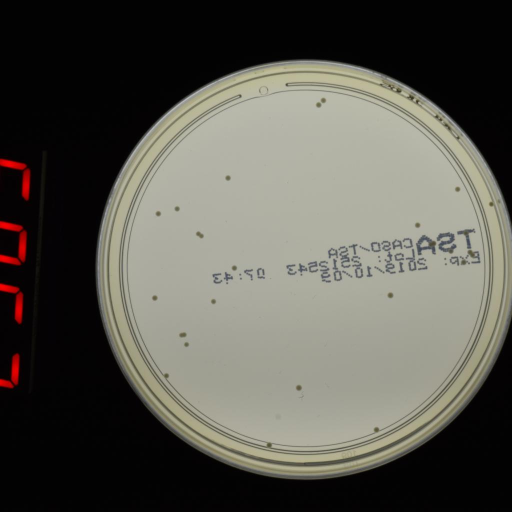
#> input picture images/2019-06-25_02365_nocover.jpg, 1024 x 1024 px, found by its file name (shown at 1/2 size)
$ python main.py images/2019-06-25_02365_nocover.jpg   (older library calls are emulated)
#> lines starting #> are read from the running program, lines starting #| are printed output that depends on the picture; after the words box and inside, x2 and y2 are one past the last pixel; in counts of white or black regions, pixels touching at a corner belong together
#!/usr/bin/env python
# -*- coding: utf-8 -*-
"""
    Purpose: COSC428 Project 2021

    Title: Automated Bacterial Colony Enumeration

    Source: https://github.com/krransby/colony-counter
"""

__author__ = "Kayle Ransby - 34043590"
__credits__ = ["Kayle Ransby", "Richard Green"]
__version__ = "3.1.1"
__license__ = "???"

# Imports

import sys
import time
from csv import writer
import cv2
import numpy as np
from screeninfo import get_monitors
import os

# "Globals"

# Delay when keypress is not detected (milliseconds)
waitKeyDelay = 33

# Colour used to identify colonies
houghColor = (0, 0, 255)

# Function for outputing images
output_image = (lambda n, v: cv2.imwrite('outputs/' + n + '.png', v))

# Debugging and output controls
DEBUG = False
OUTPUTDATA = False


def preprocess_image(img_ori):
    """
    Preprocesses the input image so that it can be used in the different algorithms.
    @param img_ori: Original input image.
    @Returns: (original image - cropped, preprocessed image).
    """

    # Kernal to be used for strong laplace filtering
    kernal_strong = np.array([
        [1, 1, 1],
        [1, -8, 1],
        [1, 1, 1]],
        dtype=np.float32)

    # Kernal to be used for weak laplace filtering
    kernal_weak = np.array([
        [0, 1, 0],
        [1, -4, 1],
        [0, 1, 0]],
        dtype=np.float32)

    # Perform laplace filtering
    img_lap = cv2.filter2D(img_ori, cv2.CV_32F, kernal_weak)
    img_sharp = np.float32(img_ori) - img_lap

    # Save the sharpened image
    if DEBUG:
        output_image("sharpened.png", img_sharp)

    # Convert to 8bits gray scale
    img_sharp = np.clip(img_sharp, 0, 255).astype('uint8')
    img_gray = cv2.cvtColor(img_sharp, cv2.COLOR_BGR2GRAY)

    # Save the greyscale image
    if DEBUG:
        output_image("greyscale.png", img_gray)

    # Binarize the greyscale image
    _, img_bin = cv2.threshold(img_gray, 0, 255, cv2.THRESH_BINARY | cv2.THRESH_OTSU)

    # Save the binary image
    if DEBUG:
        output_image("binary.png", img_bin)

    # Remove noise from the binary image
    img_bin = cv2.morphologyEx(img_bin, cv2.MORPH_OPEN, np.ones((2, 2), dtype=int))

    # Save the noise reduced binary image
    if DEBUG:
        output_image("noise_reduction.png", img_bin)

    # Find the circular plate mask in the image
    plate_mask, circle = find_plate(img_ori, img_bin)

    cv2.circle(img_ori, (int(circle[0]), int(circle[1])), int(circle[2]), houghColor, 2)

    # Crop the original image if needed
    img_ori = crop_image(img_ori, circle)

    # If the number of white pixels is greater than the number of black pixels
    # i.e. attempt to automatically detect the mask colour
    inv = 0
    if np.sum(img_bin == 255) > np.sum(img_bin == 0):
        inv = 1

    # Create the GUI elements
    window_name = 'Colour adjustment'
    cv2.namedWindow(window_name)
    cv2.createTrackbar("Invert Plate", window_name, 0, 1, nothing)
    cv2.createTrackbar("Invert Mask", window_name, 0, 1, nothing)
    cv2.createTrackbar("Process more", window_name, 0, 1, nothing)

    # Set default parameters
    cv2.setTrackbarPos("Invert Plate", window_name, inv)
    cv2.setTrackbarPos("Invert Mask", window_name, inv)
    cv2.setTrackbarPos("Process more", window_name, 0)

    # Loop to keep the window open
    while True:
        # Read the parameters from the GUI
        inv = cv2.getTrackbarPos('Invert Plate', window_name)
        mask_inv = cv2.getTrackbarPos('Invert Mask', window_name)
        extra_processing = cv2.getTrackbarPos('Process more', window_name)

        img_pro = np.copy(img_bin)

        # Apply circular mask
        img_pro[(plate_mask == False)] = 255 * mask_inv

        # Crop the processed image if needed
        img_pro = crop_image(img_pro, circle)

        # Apply extra processing if needed
        if extra_processing == 1:
            img_pro = cv2.erode(img_pro, None)
            img_pro = cv2.dilate(img_pro, None)
            img_pro = cv2.erode(img_pro, None)

        # Invert the colours of the image, or not
        if inv == 0:
            img_show = img_pro
        elif inv == 1:
            img_show = cv2.bitwise_not(img_pro)

        # Display the image in the window
        cv2.imshow(window_name, img_show)

        # close the window
        if cv2.waitKey(waitKeyDelay) != -1:
            cv2.destroyAllWindows()
            break

    # Save the preprocessed image
    if DEBUG:
        output_image("preprocessed.png", img_show)

    # Return the (cropped) original image and processed image
    return img_ori, img_show, circle


def find_plate(img_ori, img_bin):
    """
    Identifies the plate with input from the user using the Hough Circle Transform.
    @param img_ori: Original image.
    @param img_bin: Binary thresholded image.
    @Returns: (Plate mask, circle).
    """

    # Define the max possible plate radius as
    # half the image size
    max_possible_radius = int(min(img_bin.shape) / 2)
    circle = 0

    # Create the GUI elements
    window_name = 'Plate Identification'
    cv2.namedWindow(window_name)
    cv2.createTrackbar("Plate Radius", window_name, 0, 50, nothing)
    cv2.createTrackbar("Radius offset", window_name, 0, 200, nothing)

    # Set default parameters
    cv2.setTrackbarPos("Plate Radius", window_name, 25)
    cv2.setTrackbarPos("Radius offset", window_name, 100)

    # Loop to keep the window open
    while True:
        # Read the parameters from the GUI
        radius_scale = cv2.getTrackbarPos('Plate Radius', window_name) / 100
        max_radius = int((max_possible_radius * radius_scale) + (max_possible_radius * 0.5))
        min_radius = max_radius - 10

        radius_offset = cv2.getTrackbarPos('Radius offset', window_name) / 100

        # Find plate in the image with Hough Circle Transform
        circles = cv2.HoughCircles(img_bin, cv2.HOUGH_GRADIENT, 1, 20, param1=100,
                                    param2=10, minRadius=min_radius, maxRadius=max_radius)

        img_show = img_ori.copy()

        if circles is not None:

            # Return data of the smallest circle found
            circles = (circles[0, :]).astype("float")
            max_c = np.argmax(circles, axis=0)
            indx = max_c[2]
            circle = circles[indx]
            circle = (int(circle[0]), int(circle[1]), int(radius_offset * circle[2]))

            # Draw the outer circle
            cv2.circle(img_show, (circle[0], circle[1]), circle[2], houghColor, 2)

            # Draw the center of the circle
            cv2.circle(img_show, (circle[0], circle[1]), 2, houghColor, 3)

        cv2.imshow(window_name, img_show)

        # Close the window
        if cv2.waitKey(waitKeyDelay) != -1:
            cv2.destroyAllWindows()
            break

    # Create plate mask:
    plate_mask = np.zeros(img_bin.shape, np.uint8)
    plate_mask = cv2.circle(plate_mask, (circle[0], circle[1]), circle[2], (255, 255, 255),
                            thickness=-1)

    return plate_mask, circle


# [37 lines left out: function watershed_method, not called in this run]


def hough_circle_method(img_ori, img_pro):
    """
    Colony identification using Hough Circle transform.
    @param img_ori: Original image.
    @param img_pro: Processed image.
    @Returns: (output image, no. colonies).
    """

    # Create the GUI elements
    window_name = 'Hough Circle Transform'
    cv2.namedWindow(window_name)
    cv2.createTrackbar('Sensitivity', window_name, 0, 10, nothing)
    cv2.createTrackbar('Neighborhood', window_name, 0, 30, nothing)
    cv2.createTrackbar('Accumulator', window_name, 1, 50, nothing)
    cv2.createTrackbar("Min Radius", window_name, 0, 30, nothing)
    cv2.createTrackbar("Max Radius", window_name, 0, 30, nothing)

    # Set some default parameters
    cv2.setTrackbarPos("Sensitivity", window_name, 0)
    cv2.setTrackbarPos("Neighborhood", window_name, 20)
    cv2.setTrackbarPos("Accumulator", window_name, 20)
    cv2.setTrackbarPos("Min Radius", window_name, 15)
    cv2.setTrackbarPos("Max Radius", window_name, 15)

    # Loop to keep the window open
    while True:
        # Read the parameters from the GUI
        sensitivity = cv2.getTrackbarPos('Sensitivity', window_name)
        nhood = cv2.getTrackbarPos('Neighborhood', window_name)
        param2 = cv2.getTrackbarPos('Accumulator', window_name)
        min_radius = cv2.getTrackbarPos('Min Radius', window_name)
        max_radius = cv2.getTrackbarPos('Max Radius', window_name)

        # Find circles is the image with Hough Circle Transform
        circles = cv2.HoughCircles(img_pro, cv2.HOUGH_GRADIENT, sensitivity+1, nhood+1, param1=100,
                                    param2=param2+1, minRadius=min_radius+1, maxRadius=max_radius+1)

        img_show = img_ori.copy()

        if circles is not None:
            circles = np.uint16(np.around(circles))

            for i in circles[0,:]:
                # Draw the outer circle
                cv2.circle(img_show, (i[0], i[1]), i[2], houghColor, 2)


        cv2.imshow(window_name, img_show)

        # close the window
        if cv2.waitKey(waitKeyDelay) != -1:
            cv2.destroyAllWindows()
            break

    return img_show, len(circles[0])


# [20 lines left out: functions nothing, error, not called in this run]


def load_image(filename, desired_res):
    """
    Function to load in an input image and set the width to
    the value specified in the parameter "desired_res".
    @param filename: String, file to be opened within the directory.
    @param desired_res: Int., desired resolution of the input image (horizontal).
    @Returns: Scaled input image.
    """

    # Load the image
    img_ori = cv2.imread(filename)

    # Error checking
    if img_ori is None:
        error('Could not open or find the image: "{}".'.format(filename), 1)

    # Resize the image to the specified size
    # ONLY IF the desired resolution is smaller than our image (we don't want to upscale)
    if desired_res < min(img_ori.shape[:2]):
        scale = (desired_res / img_ori.shape[1])
        img_ori = cv2.resize(img_ori, (int(img_ori.shape[1] * scale), int(img_ori.shape[0] * scale)))

    return img_ori


def crop_image(img, mask):
    """
    Crops the given image by fitting a bounding box using
    the given circular mask; This makes the output more
    presentable.
    @param img: Image to be cropped.
    @param mask: Circular mask retrieved from Hough Transform.
    @Returns: Cropped (hopefully square) input image.
    """

    output = img

    # if the height is greater than the width;
    # i.e. portrait image
    if img.shape[0] > img.shape[1]:

        # Retrieve the coordinates & radius from circular mask
        x_pos, y_pos, radius = mask

        # Find the coordinates for the bottom left & top right of box
        x_bot = int(x_pos - radius)    # Bottom Left X
        y_bot = int(y_pos - radius)    # Bottom Left Y
        x_top = int(x_pos + radius)    # Top Right X
        y_top = int(y_pos + radius)    # Top Right Y

        # Find min distance from the edge of the box to the image border
        min_x_dist = min((img.shape[1] - x_top), (img.shape[1] - (img.shape[1] - x_bot)))
        min_y_dist = min((img.shape[0] - y_top), (img.shape[0] - (img.shape[0] - y_bot)))
        min_dist = min(min_x_dist, min_y_dist)

        # Apply remainder
        x_bot = (x_bot - min_dist)    # Bottom Left X
        y_bot = (y_bot - min_dist)    # Bottom Left Y
        x_top = (x_top + min_dist)    # Top Right X
        y_top = (y_top + min_dist)    # Top Right Y

        # Crop image using the new mask
        output = output[y_bot:y_top, x_bot:x_top]

    return output


# [79 lines left out: function generate_output, not called in this run]


def main(args):
    """
    Main execution function
    @Param args: Command line arguments.
    """

    # Check if we have the correct number of arguments
    if len(args) != 3:
        error('Incorrect number of arguments. Usage: counter.py <file> <method>', 1)

    # Get screen resolution(s)
    res = [980]
    for mon in get_monitors():
        res.append(mon.width)
        res.append(mon.height)
    imageRes = min(set(res))

    # Load the specified image
    img_ori = load_image(args[1], imageRes)
#> in load_image, img_ori is the input picture: shape (1024, 1024, 3); mean B, G, R 79.4, 87.2, 88.6

    # Start counting the time spent counting
    start_time = time.time()

    # Preprocess the input image
    img_ori, img_pro, cicle_plate = preprocess_image(img_ori)
#> in preprocess_image, `img_lap = cv2.filter2D(img_ori, cv2.CV_32F, kernal_weak)`:
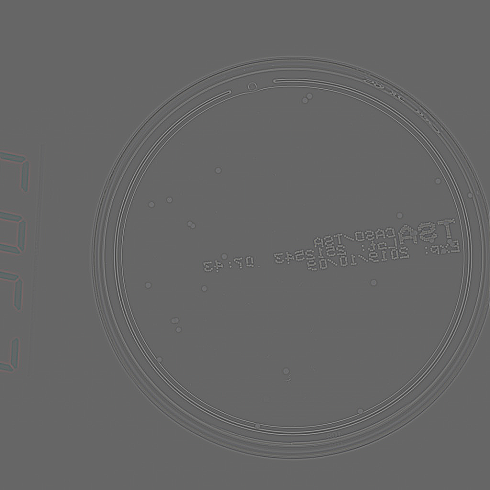
#> img_lap: shape (980, 980, 3) float32 (shown at 1/2 size); mean B, G, R 0, 0, 0; drawn with min black and max white
#> in preprocess_image, `img_sharp = np.float32(img_ori) - img_lap`:
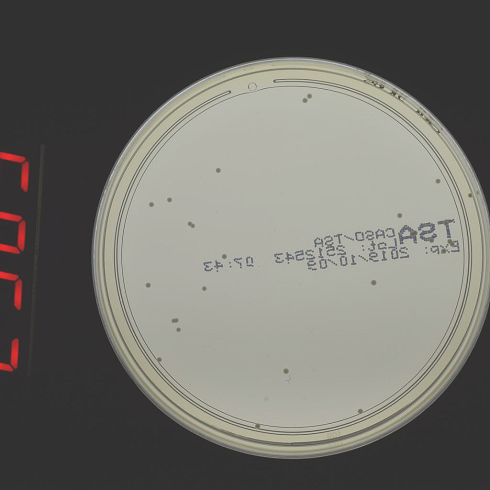
#> img_sharp: shape (980, 980, 3) float32 (shown at 1/2 size); mean B, G, R 79.1, 86.8, 88.2; drawn with min black and max white
#> in preprocess_image, `img_bin = cv2.morphologyEx(img_bin, cv2.MORPH_OPEN, np.ones((2, 2), dt..`:
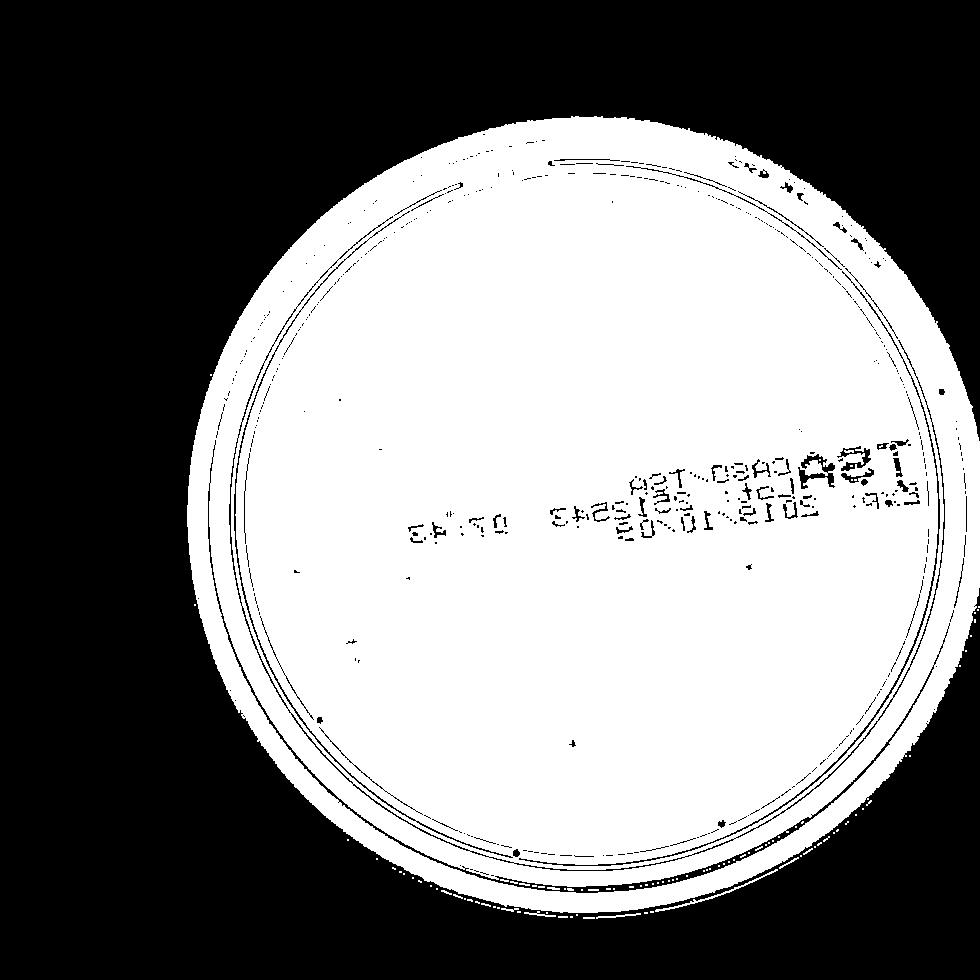
#> img_bin: shape (980, 980); 50.4% white; 527 black regions (422 under 20 px), largest, box (x1, y1, x2, y2) and area: (0, 0, 980, 980) 460303, (208, 440, 950, 893) 3299, (229, 216, 945, 871) 2287
#> in find_plate, `circles = cv2.HoughCircles(img_bin, cv2.HOUGH_GRADIENT, 1, 20, param1=..`: circles = 19 rows, first 8: [586.5, 514.5, 357.5], [566.5, 515.5, 359.8], [606.5, 517.5, 359.8], [577.5, 489.5, 366.4], [603.5, 497.5, 364.2], [587.5, 535.5, 360.9], [607.5, 540.5, 365.3], [568.5, 542.5, 366.4]
#> in find_plate, `max_c = np.argmax(circles, axis=0)`: max_c = [17, 16, 3]
#> in find_plate, `indx = max_c[2]`: indx = 3
#> in find_plate, `circle = circles[indx]`: circle = [577.5, 489.5, 366.4]
#> in find_plate, `circle = (int(circle[0]), int(circle[1]), int(radius_offset * circle[2..`: circle = (577, 489, 366)
#> (key Esc is pressed here)
#> in find_plate, `plate_mask = cv2.circle(plate_mask, (circle[0], circle[1]), circle[2],..`:
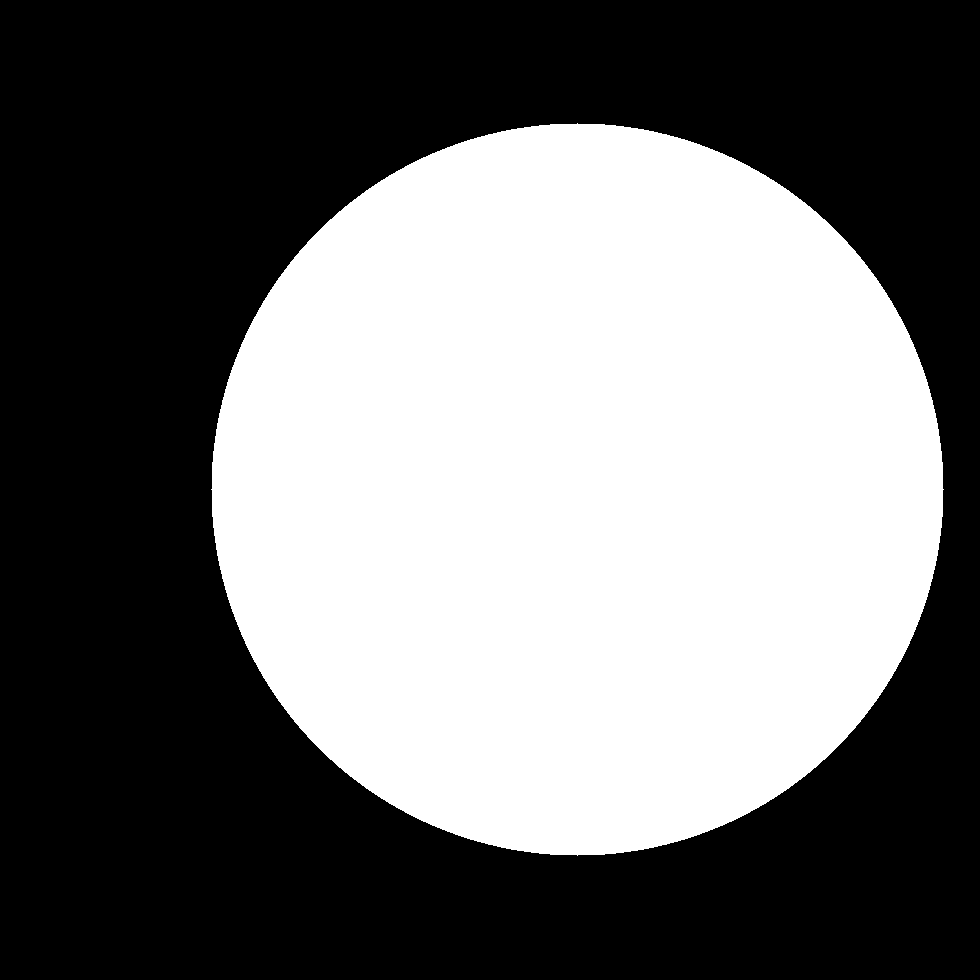
#> plate_mask: shape (980, 980); 43.8% white; 1 white region, box (x1, y1, x2, y2) and area: (211, 123, 944, 856) 420801
#> in preprocess_image, `img_pro[(plate_mask == False)] = 255 * mask_inv`:
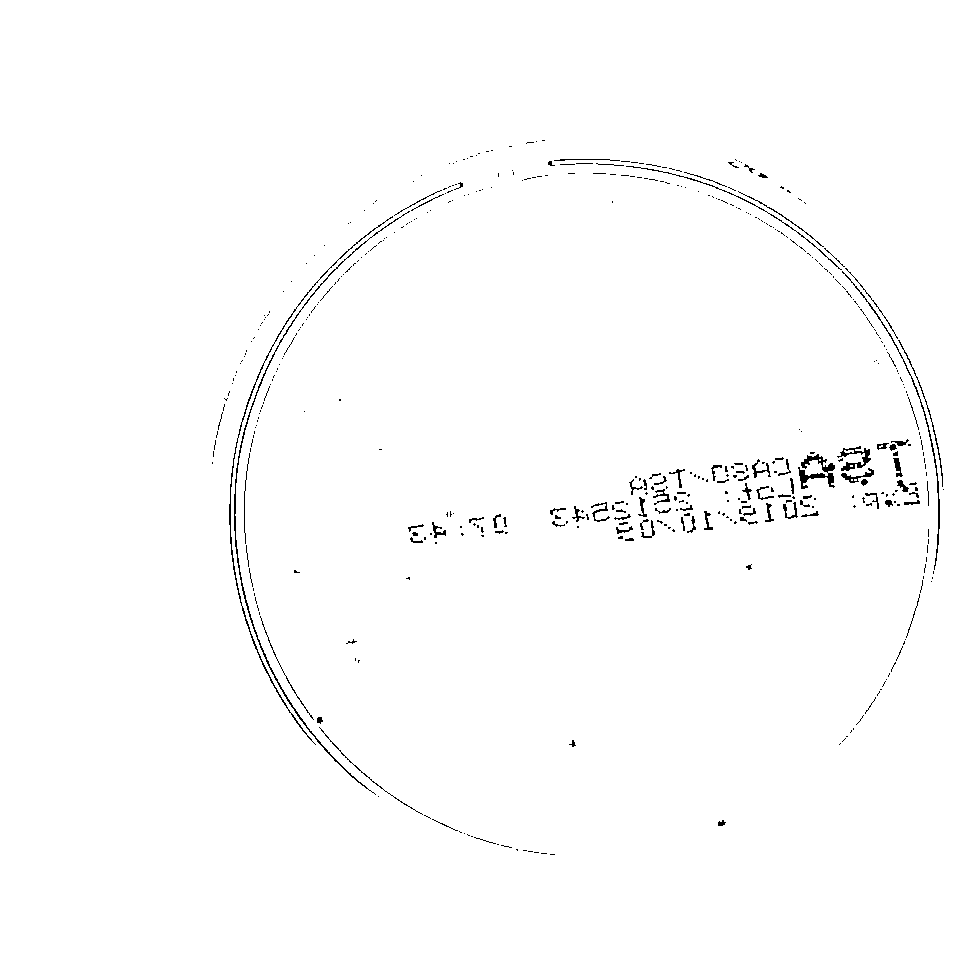
#> img_pro: shape (980, 980); 99% white; black in thin lines or dots, all inside (x1, y1, x2, y2) = (212, 140, 944, 855)
#> (key Esc is pressed here)
#> cicle_plate = (577, 489, 366)

    # Run specified transform method
    if args[2].lower() == 'w':
        output, colonies = watershed_method(img_ori, img_pro)

    elif args[2].lower() == 'h':
        output, colonies = hough_circle_method(img_ori, img_pro)
#> in hough_circle_method, `circles = cv2.HoughCircles(img_pro, cv2.HOUGH_GRADIENT, sensitivity+1,..`: circles = None
#> (key Esc is pressed here)

    else:
        error('Undefined detection method: "{}"'.format(args[2]), 1)

    # Create the "outputs" directory if it does not exist
    if not os.path.exists('outputs'):
        os.makedirs('outputs')

    # Generate the output
    output = generate_output(output, colonies, args[2], args[1], (time.time() - start_time))

    # Visualize the final image
    cv2.imshow('Final Result: {} Colonies found'.format(colonies), output)
    cv2.waitKey()


if __name__ == '__main__':

    # Uncomment this line if not running through terminal,
    # only change the second and third elements
#> (the run stopped early here; a loop or call above may not have finished)
